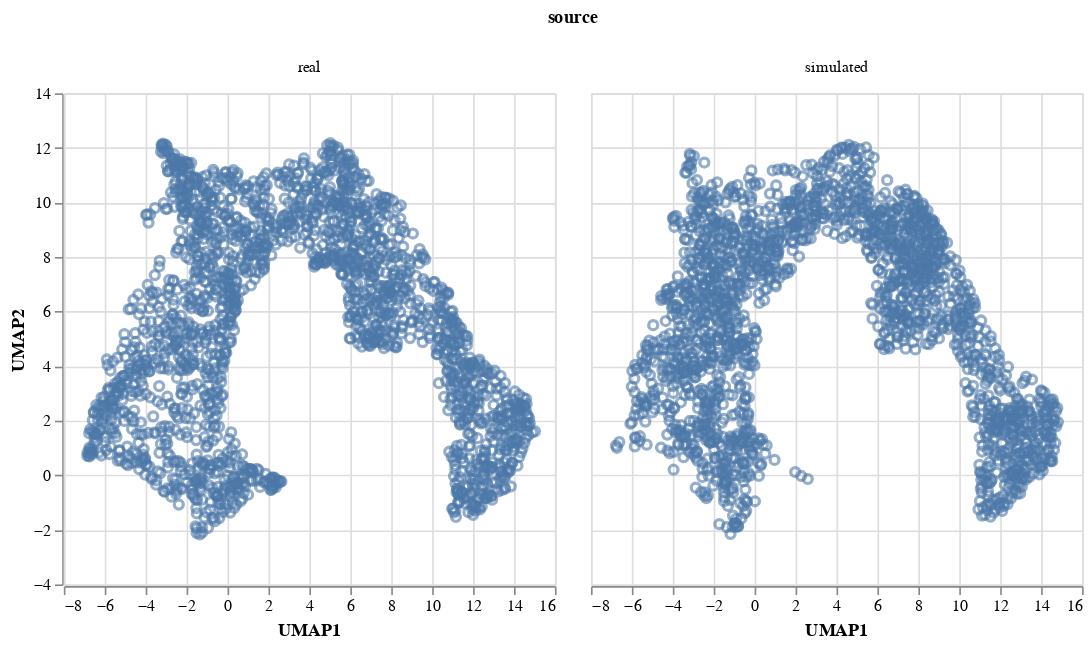

Here is the notebook cell this chart was saved with:
### Code cell
compare_umap(example_sce, samples, transform=log_relative)

### Figure 1 — Vega-Lite specification as saved in the notebook (floating-point values rounded to 4 significant figures; data arrays with more than 128 entries replaced by an {"elided": "..."} marker saying what was removed)
{"config": {"view": {"continuousWidth": 300, "continuousHeight": 300}}, "data": {"name": "data-d1b1870a6dcb9900af8847990a5b80af"}, "facet": {"column": {"field": "source", "type": "nominal"}}, "spec": {"mark": {"type": "point", "opacity": 0.6}, "encoding": {"x": {"field": "UMAP1", "type": "quantitative"}, "y": {"field": "UMAP2", "type": "quantitative"}}}, "$schema": "https://vega.github.io/schema/vega-lite/v5.20.1.json", "datasets": {"data-d1b1870a6dcb9900af8847990a5b80af": {"elided": "4174 records"}}}
